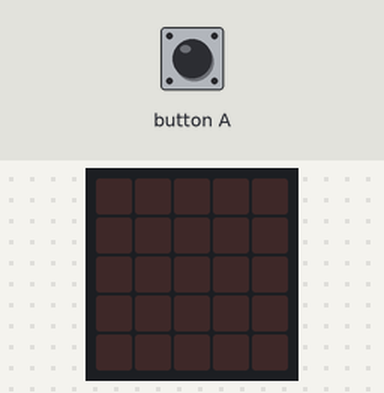
Bench run of a program on a simulated BBC micro:bit running MicroPython. Parts: the board's 5×5 LED display. Inputs (shaded band) come from the test bench. Random numbers come from a fixed seed.

Above: at 1.2 s.
1.3 s: button A pressed for 1 s
At 3.2 s:
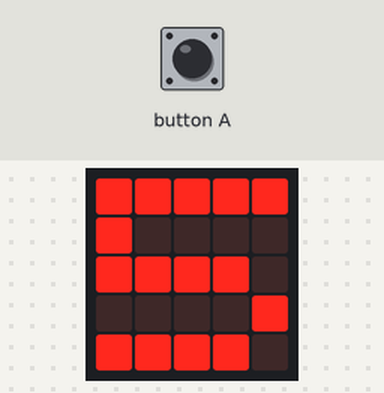
3.8 s: button A pressed for 0.15 s
At 4.7 s:
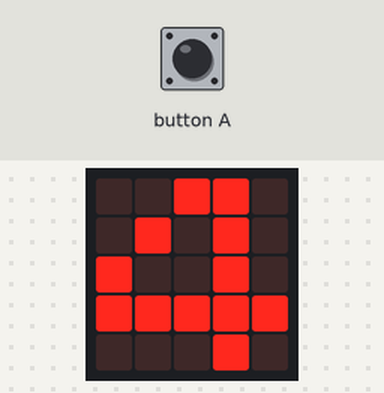
5.4 s: button A pressed for 3.2 s
At 9.2 s:
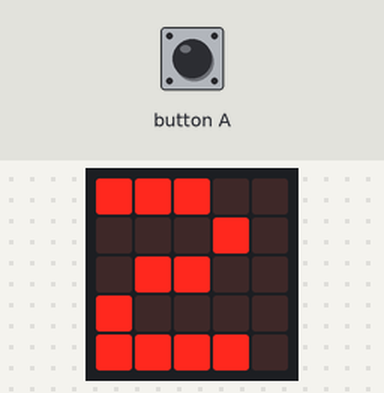
Timing chart, 0 to 10.7 s (numbered marks = the images above; inputs shaded):
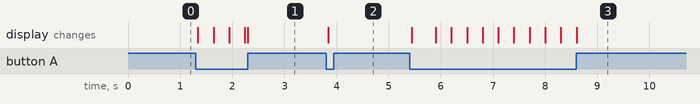

The program:

random_number.py
```python
# choose a random number
from microbit import *
import random

while True:
    if button_a.is_pressed():
        # choose and store random number between 1 and 6
        number = random.randint(1, 6)

        # display random number
        display.show(str(number))
```

Measured:
- after the input at 1.3 s, the display: first changes at once (image 1 shows a later state)
- after the input at 3.8 s, the display: changes at once (image 2)
- after the input at 5.4 s, the display: changes at once (image 3)
